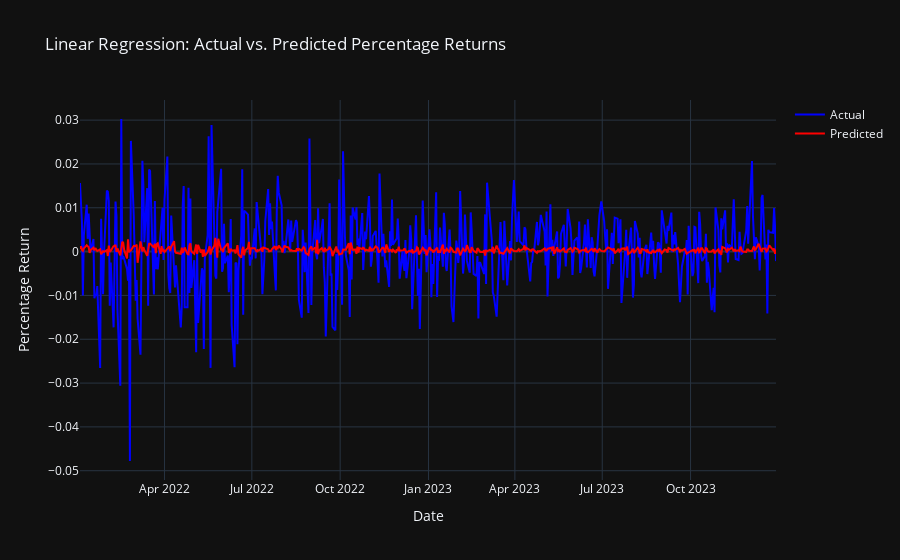
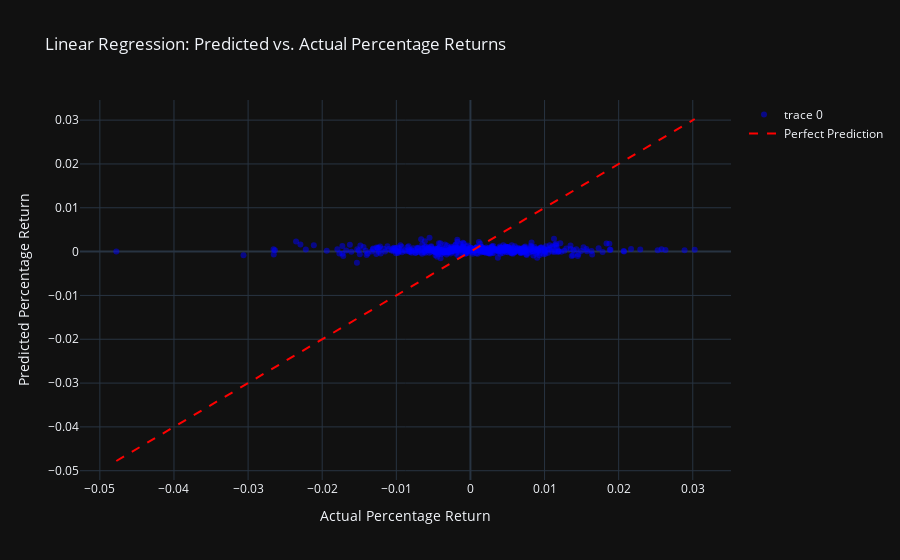
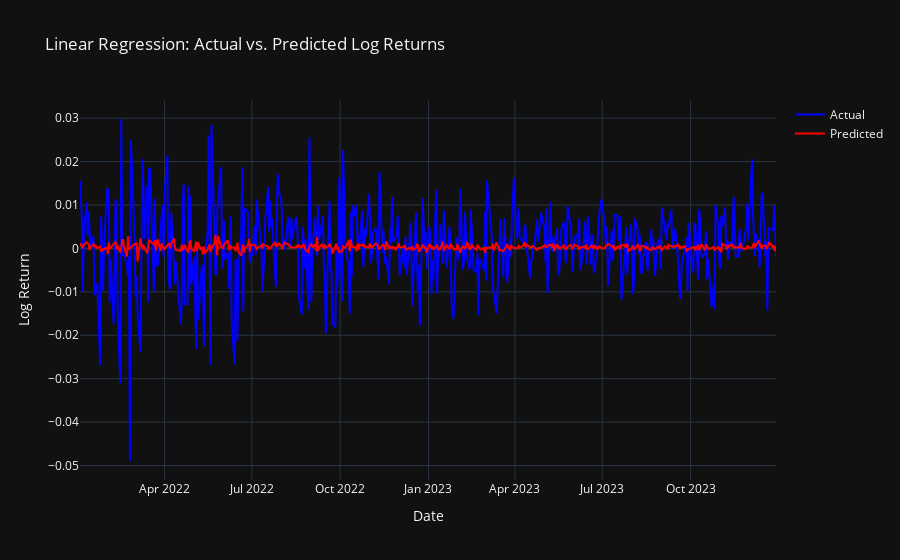
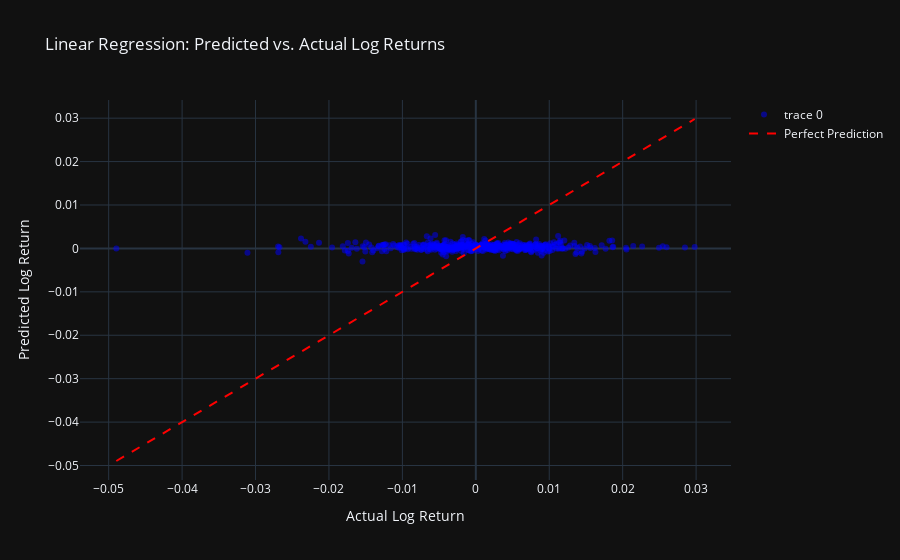

Notebook code cell kept with these figures, in order:
### Code cell
# Linear Regression Model for Returns Prediction
from sklearn.linear_model import LinearRegression

print("===== Linear Regression Model =====")

# For percentage returns
lr_pct = LinearRegression()
lr_pct.fit(X_train_pct, y_train_pct)
y_pred_pct = lr_pct.predict(X_test_pct)

# Evaluate model performance
mse_pct, mae_pct, r2_pct, dir_acc_pct = evaluate_model(y_test_pct, y_pred_pct, 'Linear_Regression', 'Percentage')

# Plot results
plot_returns(y_test_pct, y_pred_pct, 'Linear Regression', 'Percentage')

# For log returns
lr_log = LinearRegression()
lr_log.fit(X_train_log, y_train_log)
y_pred_log = lr_log.predict(X_test_log)

# Evaluate model performance
mse_log, mae_log, r2_log, dir_acc_log = evaluate_model(y_test_log, y_pred_log, 'Linear_Regression', 'Log')

# Plot results
plot_returns(y_test_log, y_pred_log, 'Linear Regression', 'Log')

### Figure 1 — Plotly figure (JSON) as saved in the notebook; plotly's stock layout.template omitted (floating-point values rounded to 4 significant figures; data arrays with more than 128 entries replaced by an {"elided": "..."} marker saying what was removed)
{"data": [{"line": {"color": "blue", "width": 2}, "mode": "lines", "name": "Actual", "type": "scatter", "x": {"elided": "493 str values"}, "y": {"elided": "493 float values"}}, {"line": {"color": "red", "width": 2}, "mode": "lines", "name": "Predicted", "type": "scatter", "x": {"elided": "493 str values"}, "y": {"elided": "493 float values"}}], "layout": {"title": {"text": "Linear Regression: Actual vs. Predicted Percentage Returns"}, "xaxis": {"title": {"text": "Date"}}, "yaxis": {"title": {"text": "Percentage Return"}}}}

### Figure 2 — Plotly figure (JSON) as saved in the notebook; plotly's stock layout.template omitted (floating-point values rounded to 4 significant figures; data arrays with more than 128 entries replaced by an {"elided": "..."} marker saying what was removed)
{"data": [{"marker": {"color": "blue", "opacity": 0.5}, "mode": "markers", "type": "scatter", "x": {"elided": "493 float values"}, "y": {"elided": "493 float values"}}, {"line": {"color": "red", "dash": "dash"}, "mode": "lines", "name": "Perfect Prediction", "type": "scatter", "x": [-0.04778, 0.03026], "y": [-0.04778, 0.03026]}], "layout": {"title": {"text": "Linear Regression: Predicted vs. Actual Percentage Returns"}, "xaxis": {"title": {"text": "Actual Percentage Return"}}, "yaxis": {"title": {"text": "Predicted Percentage Return"}}}}

### Figure 3 — Plotly figure (JSON) as saved in the notebook; plotly's stock layout.template omitted (floating-point values rounded to 4 significant figures; data arrays with more than 128 entries replaced by an {"elided": "..."} marker saying what was removed)
{"data": [{"line": {"color": "blue", "width": 2}, "mode": "lines", "name": "Actual", "type": "scatter", "x": {"elided": "493 str values"}, "y": {"elided": "493 float values"}}, {"line": {"color": "red", "width": 2}, "mode": "lines", "name": "Predicted", "type": "scatter", "x": {"elided": "493 str values"}, "y": {"elided": "493 float values"}}], "layout": {"title": {"text": "Linear Regression: Actual vs. Predicted Log Returns"}, "xaxis": {"title": {"text": "Date"}}, "yaxis": {"title": {"text": "Log Return"}}}}

### Figure 4 — Plotly figure (JSON) as saved in the notebook; plotly's stock layout.template omitted (floating-point values rounded to 4 significant figures; data arrays with more than 128 entries replaced by an {"elided": "..."} marker saying what was removed)
{"data": [{"marker": {"color": "blue", "opacity": 0.5}, "mode": "markers", "type": "scatter", "x": {"elided": "493 float values"}, "y": {"elided": "493 float values"}}, {"line": {"color": "red", "dash": "dash"}, "mode": "lines", "name": "Perfect Prediction", "type": "scatter", "x": [-0.04896, 0.02981], "y": [-0.04896, 0.02981]}], "layout": {"title": {"text": "Linear Regression: Predicted vs. Actual Log Returns"}, "xaxis": {"title": {"text": "Actual Log Return"}}, "yaxis": {"title": {"text": "Predicted Log Return"}}}}
